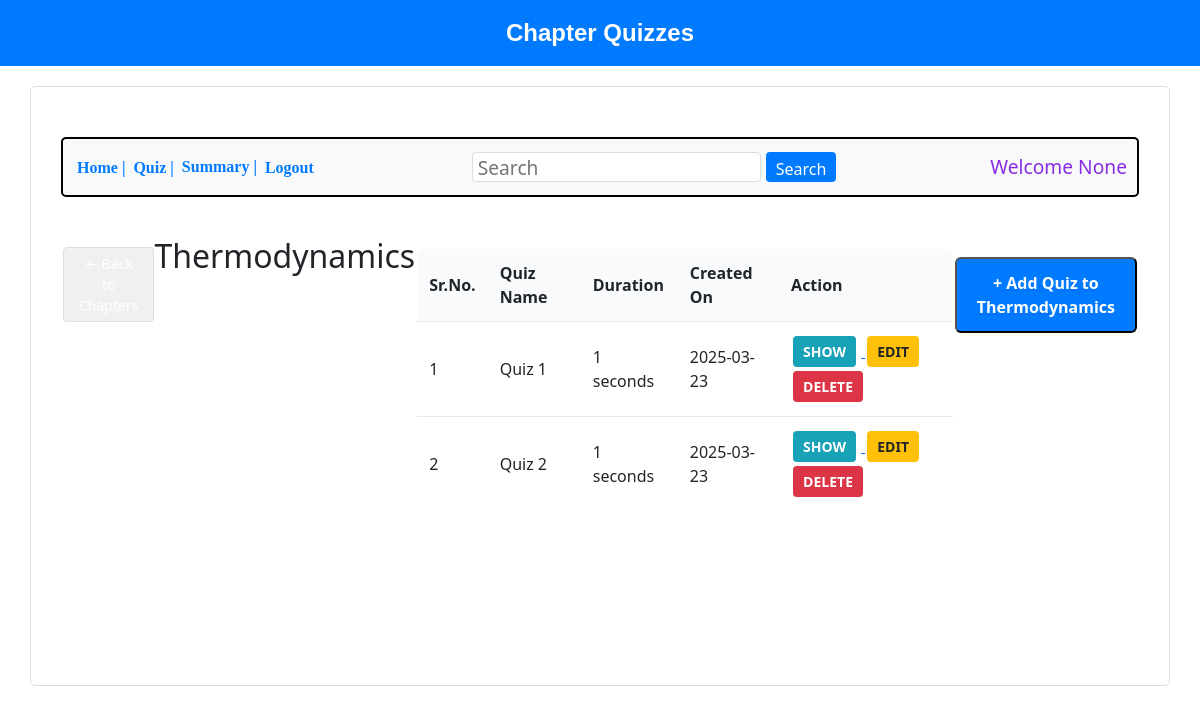
The app's page /show_quiz/1/1, older data.
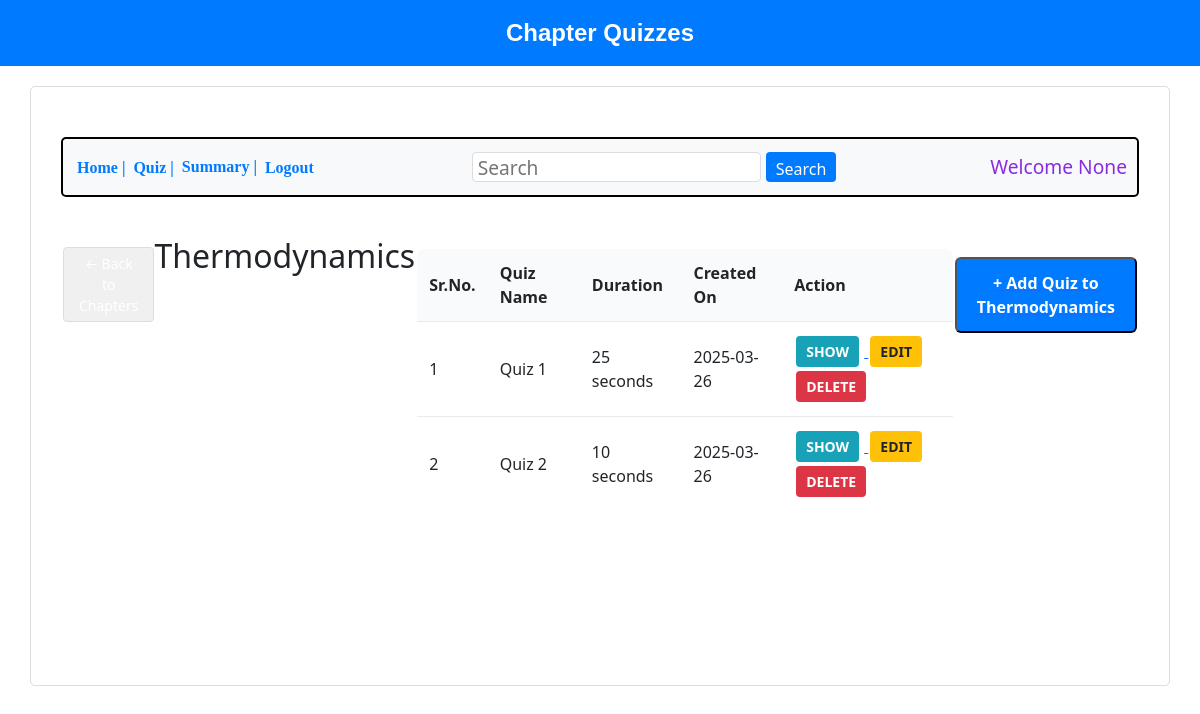
The same page, newer data.
### backend/models.py (models this page shows, shortened)
class Quiz(db.Model):
    __tablename__ = "quizzes"
    id = db.Column(db.Integer, primary_key=True)
    title = db.Column(db.String, nullable=False)
    subject_id = db.Column(db.Integer, db.ForeignKey("subjects.id"), nullable=False)
    chapter_id = db.Column(db.Integer, db.ForeignKey("chapters.id"), nullable=False)
    duration = db.Column(db.String, nullable=False)  # Store as string (e.g., "00:10")
    created_by_id = db.Column(db.Integer, db.ForeignKey("user_info.id"), nullable=False)
    is_active = db.Column(db.Boolean, default=True)
    created_at = db.Column(db.String, nullable=False, default=datetime.now().strftime("%Y-%m-%d"))
    subject = db.relationship("Subject", backref="quizzes")
    chapter = db.relationship("Chapter", backref="quizzes")
    created_by = db.relationship("User", backref="quizzes_created")

### backend/controllers.py (the view)
@app.route("/show_quiz/<int:subject_id>/<int:chapter_id>")
def show_quizzes(subject_id, chapter_id):
    subject = Subject.query.get_or_404(subject_id)
    chapter = Chapter.query.get_or_404(chapter_id)
    quizzes = Quiz.query.filter_by(chapter_id=chapter_id).all()
    return render_template("show_quiz.html", subject=subject,chapter=chapter,quizzes=quizzes,name=request.args.get('email'))

### templates/show_quiz.html (shortened to what this page needs)
<!DOCTYPE html>
<html lang="en">
<head>
    <link rel="stylesheet" href="/static/style.css">
    <link rel="stylesheet" href="https://cdnjs.cloudflare.com/ajax/libs/bootstrap/5.3.2/css/bootstrap.min.css">
</head>
<body>
    <div class="header2">Chapter Quizzes</div>
    <div class="bordertime">
        <div class="button-container">
            <a href="/admin_dash"><button class="nav-button">Home |</button></a>
            <a href="/quiz-mgmt"><button class="nav-button">Quiz |</button></a>
            <button class="nav-button">Summary |</button>
            <a href="/login"><button class="nav-button">Logout</button></a>
            <input class="search" type="search" placeholder="Search">
            <button class="searching">Search</button>
            <h4 class="text">Welcome {{ name }}</h4>
        </div>
        <div class="container">
            <a href="{{ url_for('show_chapters', subject_id=subject.id) }}">
                <button class="back-btn">← Back to Chapters</button>
            </a>
            <h2>{{ chapter.name }}</h2>
            {% if quizzes %}
            <table class="quiz-table">
                <thead>
                    <tr>
                        <th>Sr.No.</th>
                        <th>Quiz Name</th>
                        <th>Duration</th>
                        <th>Created On</th>
                        <th>Action</th>
                    </tr>
                </thead>
                <tbody>
                    {% for quiz in quizzes %}
                    <tr>
                        <td>{{ loop.index }}</td>
                        <td>{{ quiz.title }}</td>
                        <td>{{ quiz.duration }} seconds</td>
                        <td>{{ quiz.created_at }}</td>
                        <td>
                            <a href="{{ url_for('manage_questions', quiz_id=quiz.id) }}">
                                <button class="action-btn view-btn">SHOW</button>
                            </a>
                            <button class="action-btn edit-btn" data-bs-toggle="modal"
                                data-bs-target="#editQuizModal"
                                data-quiz-id="{{ quiz.id }}" data-quiz-title="{{ quiz.title }}"
                                data-quiz-duration="{{ quiz.duration }}"
                                data-quiz-active="{{ 'True' if quiz.is_active else 'False' }}">
                                EDIT
                            </button>
                            <a href="{{ url_for('delete_quiz', quiz_id=quiz.id) }}"
                                onclick="return confirm('Are you sure?')">
                                <button class="action-btn delete-btn">DELETE</button>
                            </a>
                        </td>
                    </tr>
                    {% endfor %}
                </tbody>
            </table>
            {% else %}
            <div class="no-quizzes">
                <h3>No Quizzes available for this chapter</h3>
                <p>Click the button below to add a new quiz.</p>
            </div>
            {% endif %}
            <a href="{{ url_for('new_quiz', subject_id=subject.id, chapter_id=chapter.id) }}">
                <button class="add-quiz-btn">+ Add Quiz to {{ chapter.name }}</button>
            </a>
        </div>
    </div>
</body>
</html>

Row changes from the older to the newer data that the page shows:
changed Quiz "Quiz 1": duration "1" → "25"; created_at "2025-03-23" → "2025-03-26"
changed Quiz "Quiz 2": duration "1" → "10"; created_at "2025-03-23" → "2025-03-26"
